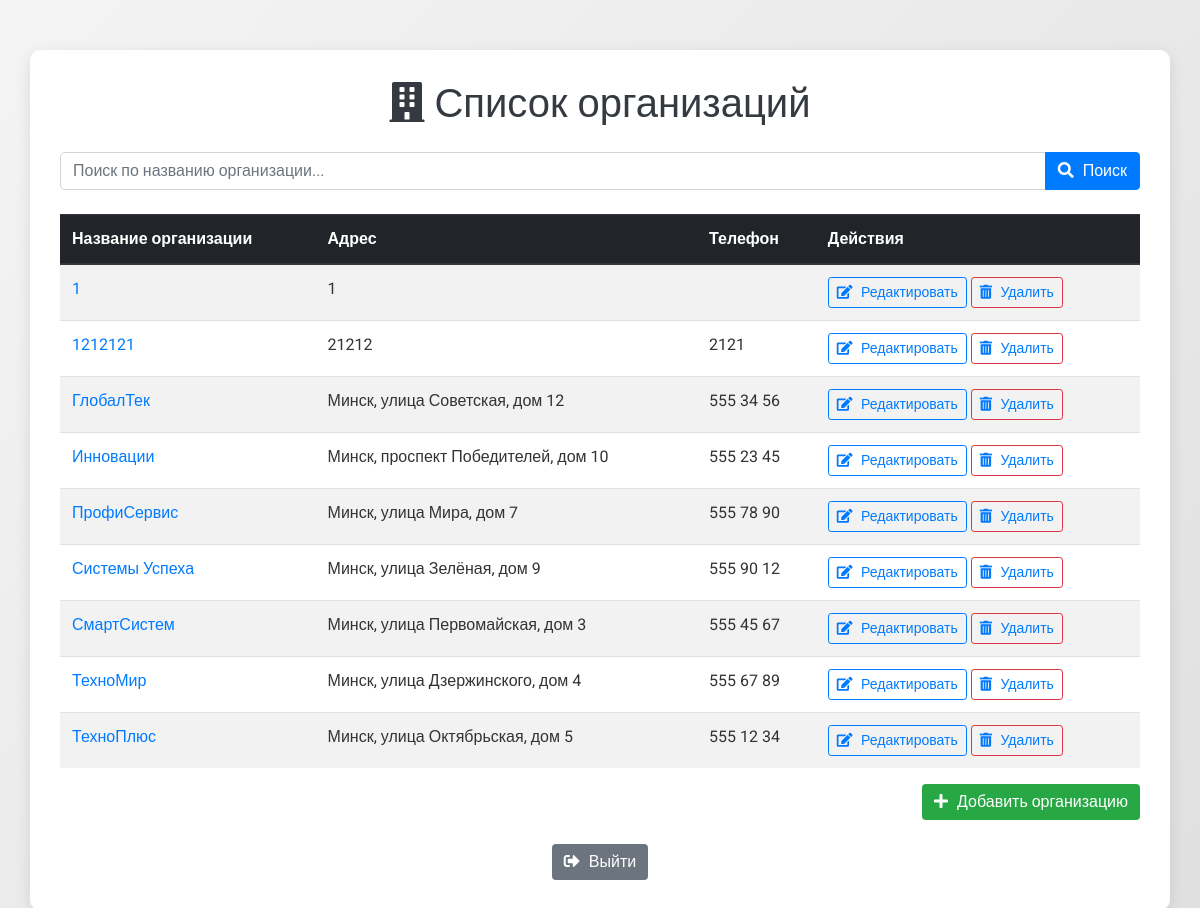
Page /work/ (signed in) on the committed database.
### users/models.py (models this page shows, shortened)
class Organization(models.Model):
    name = models.CharField(max_length=255, db_index=True)  # Название организации, добавил индексацию
    address = models.CharField(max_length=255)  # Адрес организации
    work_phone = models.TextField(blank=True)  # Телефоны
    network_equipment = models.TextField(blank=True)  # Сетевое оборудование
    peripheral_equipment = models.TextField(blank=True)  # Периферийное оборудование
    other_info = models.TextField(blank=True)  # Разное (другая информация)

### users/views.py (the view)
# urls.py: path('work/', user_views.work_view, name='work'), # URL для страницы work
@login_required
def work_view(request):
    query = request.GET.get('q', '').lower()
    organizations = Organization.objects.all()
    if query:
        organizations = organizations.filter(name__isnull=False)
        organizations = [org for org in organizations if query in org.name.lower()]
    organizations = sorted(organizations, key=lambda x: x.name)
    return render(request, 'users/work.html', {'organizations': organizations, 'query': query})

### users/templates/users/work.html (shortened to what this page needs)
{% load static %}
<!DOCTYPE html>
<html lang="ru">
<head>
    <link rel="stylesheet" href="https://maxcdn.bootstrapcdn.com/bootstrap/4.0.0/css/bootstrap.min.css">
    <link rel="stylesheet" href="https://use.fontawesome.com/releases/v5.8.2/css/all.css">
    <link rel="stylesheet" href="{% static 'css/style.css' %}">
</head>
<body>
    <div class="container">
        <h1 class="text-center mb-4"><i class="fas fa-building"></i> Список организаций</h1>
        <form method="GET" action="{% url 'work' %}" class="mb-4">
            <div class="input-group">
                <input type="text" name="q" value="{{ query }}" placeholder="Поиск по названию организации..." class="form-control">
                <div class="input-group-append">
                    <button type="submit" class="btn btn-primary"><i class="fas fa-search"></i> Поиск</button>
                </div>
            </div>
        </form>
        <table class="table table-striped table-hover">
            <thead class="thead-dark">
                <tr>
                    <th>Название организации</th>
                    <th>Адрес</th>
                    <th>Телефон</th>
                    {% if user.role == 'admin' or user.is_superuser %}
                    <th>Действия</th>
                    {% endif %}
                </tr>
            </thead>
            <tbody>
                {% for org in organizations %}
                <tr>
                    <td><a href="{% url 'detalization' org.id %}">{{ org.name }}</a></td>
                    <td>{{ org.address }}</td>
                    <td>{{ org.work_phone }}</td>
                    {% if user.role == 'admin' or user.is_superuser %}
                    <td>
                        <a href="{% url 'edit_organization' org.id %}" class="btn btn-sm btn-outline-primary">
                            <i class="fas fa-edit"></i> Редактировать
                        </a>
                        {% if user.is_superuser %}
                        <a href="{% url 'delete_organization' org.id %}" class="btn btn-sm btn-outline-danger" onclick="return confirm('Удалить организацию?');">
                            <i class="fas fa-trash-alt"></i> Удалить
                        </a>
                        {% endif %}
                    </td>
                    {% endif %}
                </tr>
                {% endfor %}
            </tbody>
        </table>
        {% if user.is_superuser or user.role == 'admin' %}
        <div class="text-right mb-4">
            <a href="{% url 'create_organization' %}" class="btn btn-success">
                <i class="fas fa-plus"></i> Добавить организацию
            </a>
        </div>
        {% endif %}
        <div class="bottom-buttons mt-4">
            <form action="{% url 'logout' %}" method="POST" style="display:inline;">
                <button type="submit" class="btn btn-secondary">
                    <i class="fas fa-sign-out-alt"></i> Выйти
                </button>
            </form>
        </div>
    </div>
</body>
</html>

### users/static/css/style.css (style rules this page uses)
body { background-color: #f0f2f5; font-family: 'Roboto', sans-serif; }
h1 { color: #343a40; }
.btn-success { background-color: #28a745; border: none; }
.btn-secondary { background-color: #6c757d; border: none; }
.btn i { margin-right: 5px; }
.form-control { border-radius: 5px; }

### users/templates/users/work.html (style rules this page uses)
body { background: linear-gradient(135deg, #f4f4f4, #e0e0e0); color: #333; font-family: 'Roboto', sans-serif; }
.container { background-color: #fff; padding: 30px; border-radius: 10px; box-shadow: 0 4px 15px rgba(0, 0, 0, 0.1); transition: box-shadow 0.3s ease; margin-top: 50px; }
.bottom-buttons { margin-top: 20px; text-align: center; }
.btn i { margin-right: 5px; }
.table a { color: #007bff; text-decoration: none; }

### rows in the picture
Organization: name "1", address "1"
Organization: name "1212121", address "21212", work_phone "2121"
Organization: name "ГлобалТек", address "Минск, улица Советская, дом 12", work_phone "555 34 56"
Organization: name "Инновации", address "Минск, проспект Победителей, дом 10", work_phone "555 23 45"
Organization: name "ПрофиСервис", address "Минск, улица Мира, дом 7", work_phone "555 78 90"
Organization: name "Системы Успеха", address "Минск, улица Зелёная, дом 9", work_phone "555 90 12"
Organization: name "СмартСистем", address "Минск, улица Первомайская, дом 3", work_phone "555 45 67"
Organization: name "ТехноМир", address "Минск, улица Дзержинского, дом 4", work_phone "555 67 89"
Organization: name "ТехноПлюс", address "Минск, улица Октябрьская, дом 5", work_phone "555 12 34"
